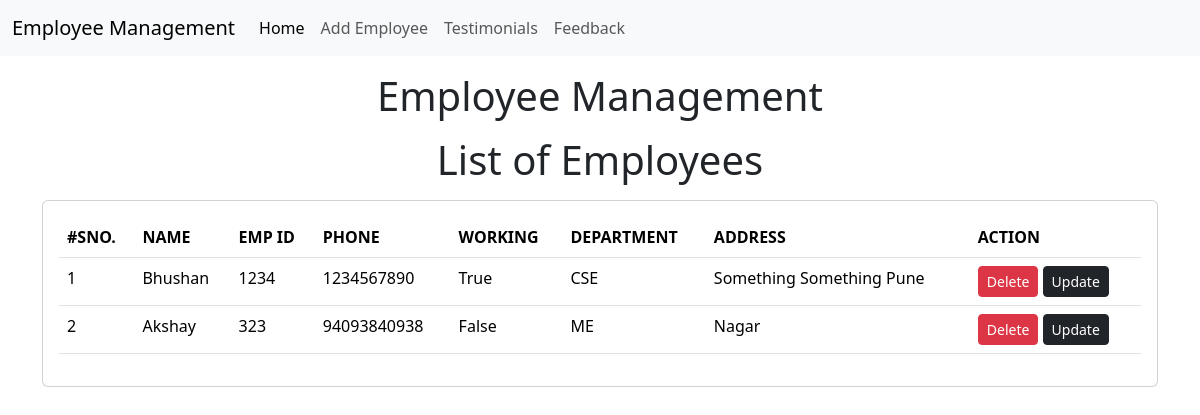
Page /emp/home/ on the earlier database version.
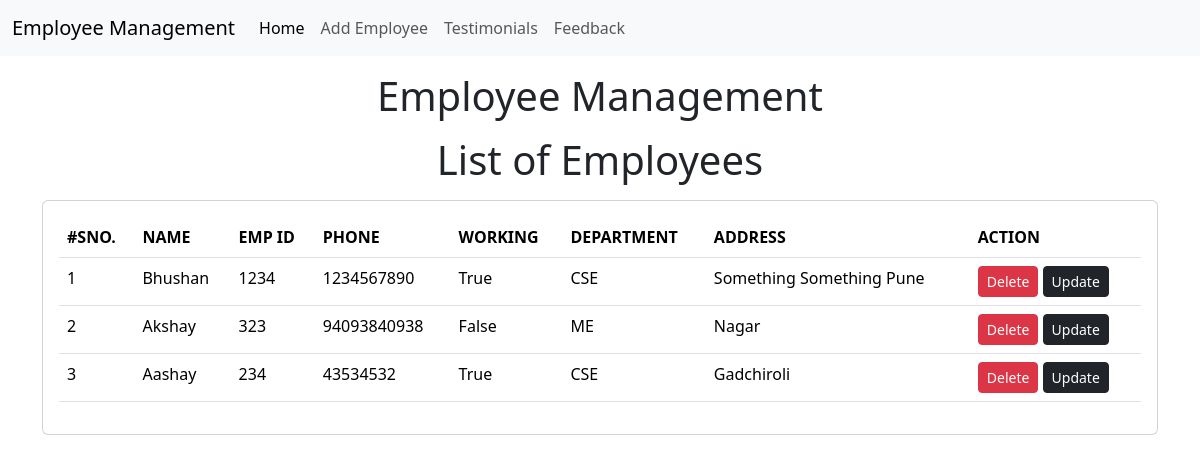
Same page on the later database version.
### emp/models.py (models this page shows, shortened)
class Emp(models.Model):
    name = models.CharField(max_length=200)
    emp_id = models.CharField(max_length=200)
    phone = models.CharField(max_length=10)
    address = models.CharField(max_length=150)
    working = models.BooleanField(default=True)
    department = models.CharField(max_length=10)

### emp/views.py (the view)
# urls.py: path("home/", emp_home),
def emp_home(request):
    emps = Emp.objects.all()
    return render(request, "emp/home.html", {
        'emps': emps
    })

### templates/emp/home.html (shortened to what this page needs)
<!DOCTYPE html>
<html lang="en">
<head>
    <link href="https://cdn.jsdelivr.net/npm/bootstrap@5.3.2/dist/css/bootstrap.min.css" rel="stylesheet"
 />
</head>
<body>
    {% include "emp/navbar.html" %}
    <h1 class="text-center my-3">Employee Management</h1>
    <h1 class="text-center my-3">List of Employees</h1>
    <div class="container">
        <div class="row">
            <div class="col-md-12">
                <div class="card">
                    <div class="card-body">
                        <table class="table">
                            <thead>
                                <tr>
                                    <th>#SNO.</th>
                                    <th>NAME</th>
                                    <th>EMP ID</th>
                                    <th>PHONE</th>
                                    <th>WORKING</th>
                                    <th>DEPARTMENT</th>
                                    <th>ADDRESS</th>
                                    <th>ACTION</th>
                                </tr>
                            </thead>
                            <tbody>
                                {% for e in emps %}
                                <tr>
                                    <td>{{forloop.counter}}</td>
                                    <td>{{e.name}}</td>
                                    <td>{{e.emp_id}}</td>
                                    <td>{{e.phone}}</td>
                                    <td>{{e.working}}</td>
                                    <td>{{e.department}}</td>
                                    <td>{{e.address}}</td>
                                    <td>
                                        <a href="/emp/delete_emp/{{e.id}}" class="btn btn-danger btn-sm">Delete</a>
                                        <a href="/emp/update_emp/{{e.id}}" class="btn btn-dark btn-sm">Update</a>
                                    </td>
                                </tr>
                                {% endfor %}
                            </tbody>
                        </table>
                    </div>
                </div>
            </div>
        </div>
    </div>
</body>
</html>

### templates/emp/navbar.html (shortened to what this page needs)
<nav class="navbar navbar-expand-lg bg-body-tertiary">
  <div class="container-fluid">
    <a class="navbar-brand" href="/emp/home/">Employee Management</a>
    <div class="collapse navbar-collapse" id="navbarSupportedContent">
      <ul class="navbar-nav me-auto mb-2 mb-lg-0">
        <li class="nav-item">
          <a class="nav-link active" aria-current="page" href="/emp/home/"
            >Home</a
          >
        </li>
        <li class="nav-item">
          <a class="nav-link" href="/emp/addemp/">Add Employee</a>
        </li>
        <li class="nav-item">
          <a class="nav-link" href="/emp/testimonials/">Testimonials</a>
        </li>
        <li class="nav-item">
          <a class="nav-link" href="/emp/feedback/">Feedback</a>
        </li>
      </ul>
    </div>
  </div>
</nav>

Differences in the rows shown:
added Emp: name "Aashay", emp_id "234", phone "43534532", working "True", department "CSE", address "Gadchiroli"
